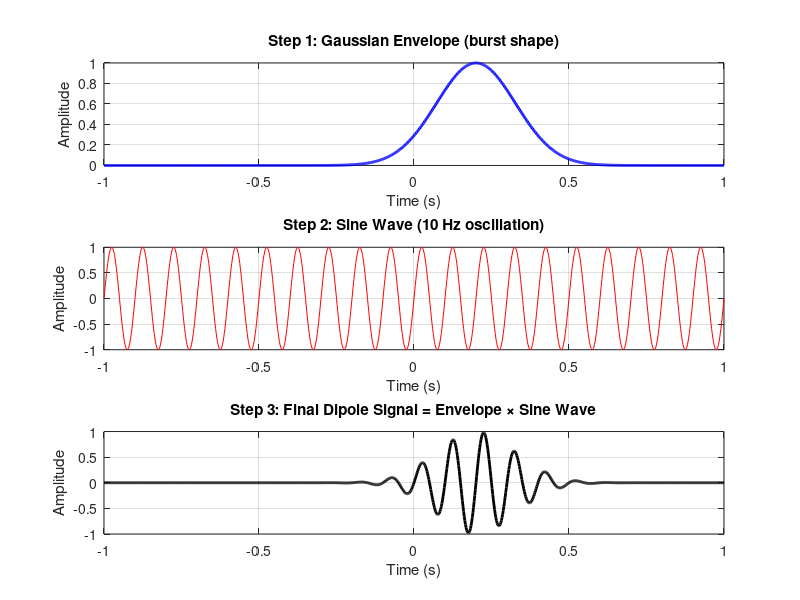
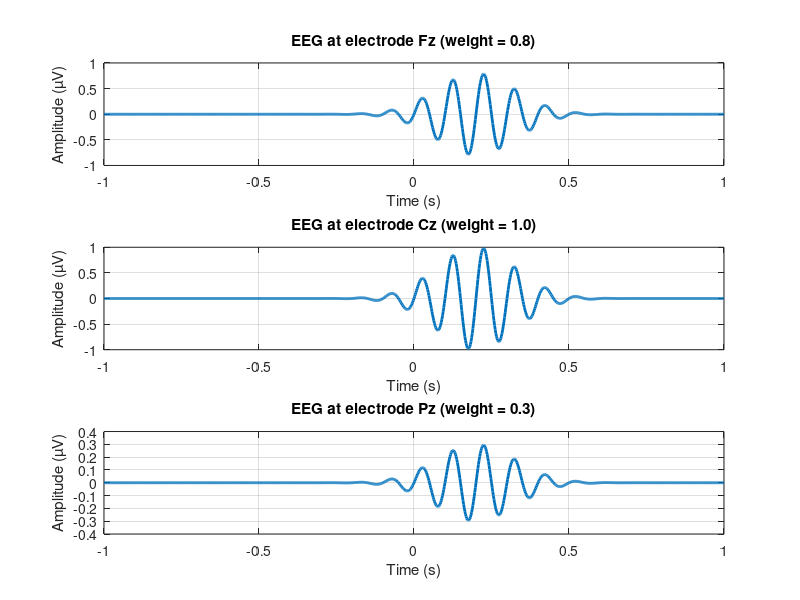
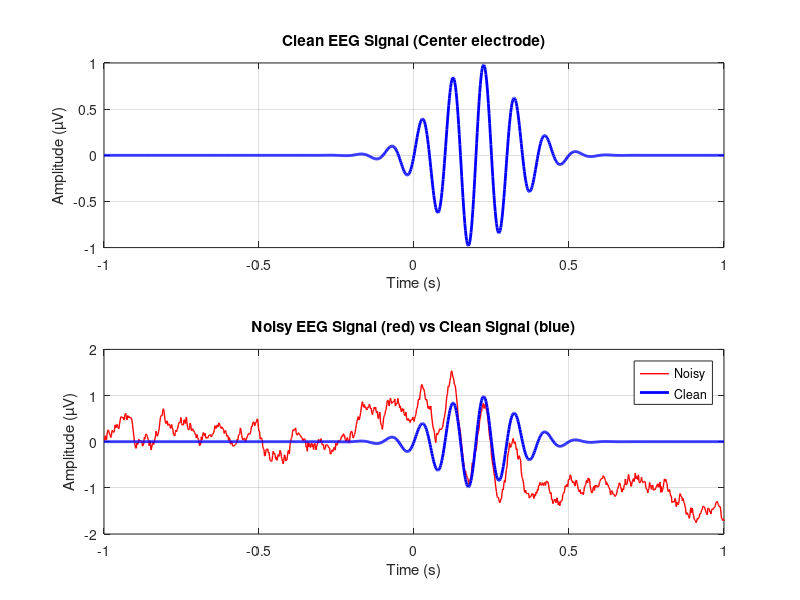
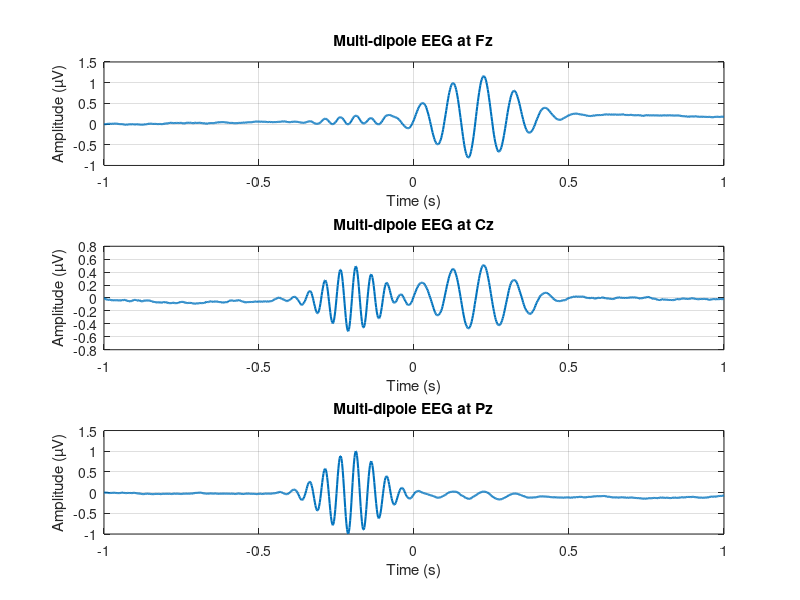

The MATLAB source for these figures, in order:
%%
%     TUTORIAL: How to Simulate Dipoles in EEG - Complete Beginner's Guide
%    
%    This tutorial will teach you:
%    1. What are dipoles in brain activity?
%    2. How to create simple dipole signals
%    3. How to project dipoles to EEG electrodes
%    4. How to simulate realistic EEG data from dipoles
%
%%

%% PART 1: UNDERSTANDING DIPOLES
% 
% What is a dipole?
% ================
% In EEG, a "dipole" represents a small group of neurons firing together.
% Think of it as a tiny electrical source inside your brain.
% 
% Key concepts:
% - Location: WHERE in the brain the activity happens (x,y,z coordinates)
% - Orientation: Which DIRECTION the electrical activity points
% - Strength: HOW STRONG the activity is over time
% - Forward Model: How brain activity projects to scalp electrodes

%% PART 2: BASIC SETUP
% Let's start with the simplest possible example

% First, let's create some basic parameters
srate = 500;  % sampling rate (500 Hz)
time_duration = 2;  % 2 seconds of data
times = -1:1/srate:1;  % time vector from -1 to +1 seconds
n_timepoints = length(times);

fprintf('Created time vector with %d points at %d Hz sampling rate\n', n_timepoints, srate);

%% PART 3: SIMULATE A SINGLE DIPOLE SIGNAL
% Let's create the simplest dipole: a sine wave burst

% Parameters for our dipole signal
dipole_frequency = 10;  % 10 Hz oscillation (alpha rhythm)
burst_center = 0.2;       % burst happens at time 0
burst_width = 0.3;      % burst lasts 0.3 seconds

% Create a Gaussian envelope (the "burst" shape)
gaussian_envelope = exp(-4*log(2)*(times - burst_center).^2 / burst_width^2);

% Create the oscillating signal
sine_wave = sin(2*pi * dipole_frequency * times);

% Combine them: oscillation × envelope = burst of activity
dipole_signal = sine_wave .* gaussian_envelope;

% Plot to visualize
figure(1); clf;
subplot(3,1,1)
plot(times, gaussian_envelope, 'b-', 'LineWidth', 2);
title('Step 1: Gaussian Envelope (burst shape)');
xlabel('Time (s)'); ylabel('Amplitude');
grid on;

subplot(3,1,2)
plot(times, sine_wave, 'r-');
title('Step 2: Sine Wave (10 Hz oscillation)');
xlabel('Time (s)'); ylabel('Amplitude');
grid on;

subplot(3,1,3)
plot(times, dipole_signal, 'k-', 'LineWidth', 2);
title('Step 3: Final Dipole Signal = Envelope × Sine Wave');
xlabel('Time (s)'); ylabel('Amplitude');
grid on;

fprintf('Created a dipole signal: 10 Hz burst at time 0\n');

%% PART 4: FROM BRAIN TO SCALP - THE FORWARD MODEL CONCEPT
%
% The brain signal we just created needs to travel from inside the brain
% to the scalp electrodes. This is what the "forward model" does.
%
% Think of it like this:
% Brain activity (dipole) → travels through skull/tissue → detected at scalp (EEG)

% Let's simulate a simple 3-electrode setup
n_electrodes = 3;
electrode_names = {'Fz', 'Cz', 'Pz'};  % Front, Center, Back of head

% Simple forward model: how much each electrode sees our dipole
% (In reality, this comes from solving physics equations)
forward_weights = [0.8, 1.0, 0.3];  % Center electrode sees it most

% Project our dipole signal to each electrode
eeg_data = zeros(n_electrodes, n_timepoints);
for elec = 1:n_electrodes
    eeg_data(elec, :) = forward_weights(elec) * dipole_signal;
end

% Plot the EEG data
figure(2); clf;
for elec = 1:n_electrodes
    subplot(n_electrodes, 1, elec);
    plot(times, eeg_data(elec, :), 'LineWidth', 2);
    title(sprintf('EEG at electrode %s (weight = %.1f)', electrode_names{elec}, forward_weights(elec)));
    xlabel('Time (s)'); ylabel('Amplitude (µV)');
    grid on;
end

fprintf('Projected dipole to %d electrodes using simple forward model\n', n_electrodes);

%% PART 5: ADDING NOISE (REALISTIC EEG)
%
% Real EEG is never perfectly clean. Let's add some realistic noise.

% Types of noise in EEG:
% 1. Background brain activity (pink noise)
% 2. Muscle artifacts (high frequency)
% 3. Electrical interference (50/60 Hz)

noise_level = 2;  % Adjust this to make noise stronger/weaker

eeg_data_noisy = zeros(size(eeg_data));
for elec = 1:n_electrodes
    % Pink noise (typical background EEG)
    pink_noise = noise_level * cumsum(randn(1, n_timepoints)) / sqrt(n_timepoints);
    
    % Add to clean signal
    eeg_data_noisy(elec, :) = eeg_data(elec, :) + pink_noise;
end

% Compare clean vs noisy
figure(3); clf;
subplot(2,1,1)
plot(times, eeg_data(2, :), 'b-', 'LineWidth', 2);
title('Clean EEG Signal (Center electrode)');
xlabel('Time (s)'); ylabel('Amplitude (µV)');
grid on;

subplot(2,1,2)
plot(times, eeg_data_noisy(2, :), 'r-', 'LineWidth', 1);
hold on;
plot(times, eeg_data(2, :), 'b-', 'LineWidth', 2);
title('Noisy EEG Signal (red) vs Clean Signal (blue)');
xlabel('Time (s)'); ylabel('Amplitude (µV)');
legend('Noisy', 'Clean', 'Location', 'best');
grid on;

fprintf('Added realistic noise to EEG signals\n');

%% PART 6: MULTIPLE DIPOLES
%
% Real brains have many active regions. Let's simulate two dipoles.

% Dipole 1: 10 Hz activity in "frontal" region
dipole1_freq = 10;
dipole1_envelope = exp(-4*log(2)*(times - 0.2).^2 / 0.3^2);
dipole1_signal = sin(2*pi * dipole1_freq * times) .* dipole1_envelope;
dipole1_weights = [1.0, 0.5, 0.1];  % Strong in front

% Dipole 2: 20 Hz activity in "parietal" region  
dipole2_freq = 20;
dipole2_envelope = exp(-4*log(2)*(times + 0.2).^2 / 0.2^2);
dipole2_signal = sin(2*pi * dipole2_freq * times) .* dipole2_envelope;
dipole2_weights = [0.1, 0.5, 1.0];  % Strong in back

% Combine both dipoles at each electrode
eeg_multi = zeros(n_electrodes, n_timepoints);
for elec = 1:n_electrodes
    eeg_multi(elec, :) = dipole1_weights(elec) * dipole1_signal + ...
                         dipole2_weights(elec) * dipole2_signal;
    
    % Add noise
    noise = 0.1 * cumsum(randn(1, n_timepoints)) / sqrt(n_timepoints);
    eeg_multi(elec, :) = eeg_multi(elec, :) + noise;
end

% Plot the multi-dipole result
figure(4); clf;
for elec = 1:n_electrodes
    subplot(n_electrodes, 1, elec);
    plot(times, eeg_multi(elec, :), 'LineWidth', 1.5);
    title(sprintf('Multi-dipole EEG at %s', electrode_names{elec}));
    xlabel('Time (s)'); ylabel('Amplitude (µV)');
    grid on;
end

fprintf('Simulated EEG from two dipoles with different frequencies and locations\n');

%% PART 7: MULTIPLE TRIALS (EXPERIMENTAL DESIGN)
%
% In real experiments, we record many trials and average them.

n_trials = 50;
trial_data = zeros(n_electrodes, n_timepoints, n_trials);

fprintf('Simulating %d trials...\n', n_trials);

for trial = 1:n_trials
    % Add some trial-to-trial variability
    
    % Dipole 1: frequency varies slightly across trials
    freq_jitter = dipole1_freq + randn*10;  % 10 ± 0.5 Hz
    trial_dipole1 = sin(2*pi * freq_jitter * times) .* dipole1_envelope;
    
    % Dipole 2: timing varies slightly
    time_jitter = 0.05 * randn;  % ± 50ms timing jitter
    shifted_envelope = exp(-4*log(2)*(times + 0.2 - time_jitter).^2 / 0.2^2);
    trial_dipole2 = sin(2*pi * dipole2_freq * times) .* shifted_envelope;
    
    % Project to electrodes and add noise
    for elec = 1:n_electrodes
        signal = dipole1_weights(elec) * trial_dipole1 + ...
                dipole2_weights(elec) * trial_dipole2;
        noise = 0.15 * cumsum(randn(1, n_timepoints)) / sqrt(n_timepoints);
        trial_data(elec, :, trial) = signal + noise;
    end
end

% Calculate average across trials
average_data = mean(trial_data, 3);

% Plot single trial vs average
figure(5); clf;
subplot(2,1,1)
plot(times, squeeze(trial_data(2, :, 1)), 'Color', [0.7 0.7 0.7]);
hold on;
plot(times, squeeze(trial_data(2, :, 2)), 'Color', [0.7 0.7 0.7]);
plot(times, squeeze(trial_data(2, :, 3)), 'Color', [0.7 0.7 0.7]);
title('Single Trials (gray) - Center Electrode');
xlabel('Time (s)'); ylabel('Amplitude (µV)');
grid on;

subplot(2,1,2)
plot(times, average_data(2, :), 'b-', 'LineWidth', 3);
title(sprintf('Average of %d Trials - Noise Reduced!', n_trials));
xlabel('Time (s)'); ylabel('Amplitude (µV)');
grid on;

fprintf('Trial averaging reduces noise and reveals true signal structure\n');


%% PARAMETER EXPLORATION
%
% Try changing these parameters to see their effects:

% Experiment with these:
% - dipole_frequency: Change from 10 to other values (1-100 Hz)
% - burst_width: Make bursts shorter (0.1) or longer (0.5)
% - noise_level: Less noise (0.05) or more noise (0.3)
% - forward_weights: Different spatial patterns
% - n_trials: See how averaging improves with more trials
